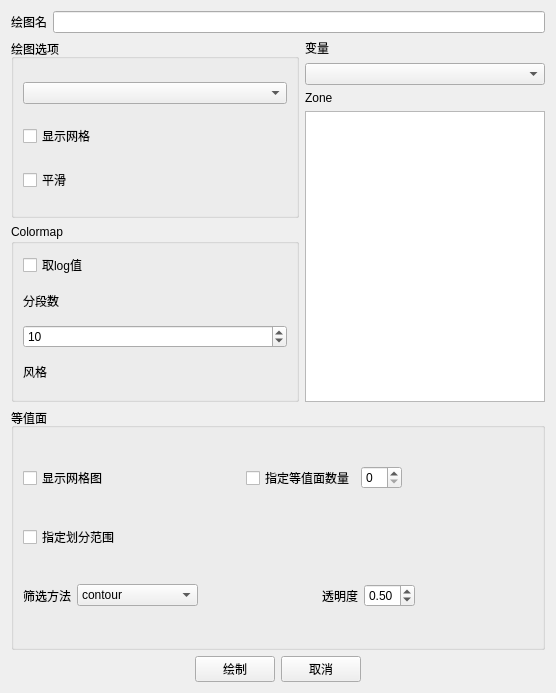
<?xml version="1.0" encoding="UTF-8"?>
<ui version="4.0">
 <class>Form</class>
 <widget class="QWidget" name="Form">
  <property name="geometry">
   <rect>
    <x>0</x>
    <y>0</y>
    <width>556</width>
    <height>693</height>
   </rect>
  </property>
  <property name="windowTitle">
   <string>Form</string>
  </property>
  <layout class="QVBoxLayout" name="verticalLayout_6" stretch="1,6,4,0">
   <item>
    <layout class="QHBoxLayout" name="horizontalLayout">
     <item>
      <widget class="QLabel" name="label">
       <property name="text">
        <string>绘图名</string>
       </property>
      </widget>
     </item>
     <item>
      <widget class="QLineEdit" name="text_plot_name"/>
     </item>
    </layout>
   </item>
   <item>
    <layout class="QHBoxLayout" name="horizontalLayout_4" stretch="6,5">
     <item>
      <layout class="QVBoxLayout" name="verticalLayout_5">
       <item>
        <widget class="QGroupBox" name="groupBox_2">
         <property name="title">
          <string>绘图选项</string>
         </property>
         <layout class="QVBoxLayout" name="verticalLayout_3">
          <item>
           <widget class="QComboBox" name="comboBox_style"/>
          </item>
          <item>
           <widget class="QCheckBox" name="checkBox_grid">
            <property name="text">
             <string>显示网格</string>
            </property>
           </widget>
          </item>
          <item>
           <widget class="QCheckBox" name="checkBox_smooth">
            <property name="text">
             <string>平滑</string>
            </property>
           </widget>
          </item>
         </layout>
        </widget>
       </item>
       <item>
        <widget class="QGroupBox" name="groupBox_3">
         <property name="title">
          <string>Colormap</string>
         </property>
         <layout class="QVBoxLayout" name="verticalLayout_4">
          <item>
           <widget class="QCheckBox" name="checkBox_log">
            <property name="text">
             <string>取log值</string>
            </property>
           </widget>
          </item>
          <item>
           <widget class="QLabel" name="label_6">
            <property name="text">
             <string>分段数</string>
            </property>
           </widget>
          </item>
          <item>
           <widget class="QSpinBox" name="spin_colormap">
            <property name="value">
             <number>10</number>
            </property>
           </widget>
          </item>
          <item>
           <widget class="QLabel" name="label_7">
            <property name="text">
             <string>风格</string>
            </property>
           </widget>
          </item>
         </layout>
        </widget>
       </item>
      </layout>
     </item>
     <item>
      <layout class="QVBoxLayout" name="verticalLayout_2">
       <item>
        <widget class="QLabel" name="label_3">
         <property name="text">
          <string>变量</string>
         </property>
        </widget>
       </item>
       <item>
        <widget class="QComboBox" name="comboBox_variable"/>
       </item>
       <item>
        <widget class="QLabel" name="label_5">
         <property name="text">
          <string>Zone</string>
         </property>
        </widget>
       </item>
       <item>
        <widget class="QColumnView" name="columnView"/>
       </item>
      </layout>
     </item>
    </layout>
   </item>
   <item>
    <widget class="QGroupBox" name="groupBox">
     <property name="title">
      <string>等值面</string>
     </property>
     <layout class="QVBoxLayout" name="verticalLayout">
      <item>
       <layout class="QHBoxLayout" name="horizontalLayout_3">
        <item>
         <widget class="QCheckBox" name="checkBox">
          <property name="text">
           <string>显示网格图</string>
          </property>
         </widget>
        </item>
        <item>
         <spacer name="horizontalSpacer_3">
          <property name="orientation">
           <enum>Qt::Horizontal</enum>
          </property>
          <property name="sizeType">
           <enum>QSizePolicy::Expanding</enum>
          </property>
          <property name="sizeHint" stdset="0">
           <size>
            <width>40</width>
            <height>20</height>
           </size>
          </property>
         </spacer>
        </item>
        <item>
         <widget class="QCheckBox" name="checkBox_2">
          <property name="text">
           <string>指定等值面数量</string>
          </property>
         </widget>
        </item>
        <item>
         <widget class="QSpinBox" name="spinBox"/>
        </item>
        <item>
         <spacer name="horizontalSpacer_5">
          <property name="orientation">
           <enum>Qt::Horizontal</enum>
          </property>
          <property name="sizeHint" stdset="0">
           <size>
            <width>40</width>
            <height>20</height>
           </size>
          </property>
         </spacer>
        </item>
       </layout>
      </item>
      <item>
       <widget class="QCheckBox" name="checkBox_3">
        <property name="text">
         <string>指定划分范围</string>
        </property>
       </widget>
      </item>
      <item>
       <layout class="QHBoxLayout" name="horizontalLayout_2">
        <item>
         <widget class="QLabel" name="label_2">
          <property name="text">
           <string>筛选方法</string>
          </property>
         </widget>
        </item>
        <item>
         <widget class="QComboBox" name="comboBox">
          <item>
           <property name="text">
            <string>contour</string>
           </property>
          </item>
          <item>
           <property name="text">
            <string>marching_cubes</string>
           </property>
          </item>
          <item>
           <property name="text">
            <string>flying_edges</string>
           </property>
          </item>
         </widget>
        </item>
        <item>
         <spacer name="horizontalSpacer_4">
          <property name="orientation">
           <enum>Qt::Horizontal</enum>
          </property>
          <property name="sizeType">
           <enum>QSizePolicy::Expanding</enum>
          </property>
          <property name="sizeHint" stdset="0">
           <size>
            <width>40</width>
            <height>20</height>
           </size>
          </property>
         </spacer>
        </item>
        <item>
         <widget class="QLabel" name="label_4">
          <property name="text">
           <string>透明度</string>
          </property>
         </widget>
        </item>
        <item>
         <widget class="QDoubleSpinBox" name="doubleSpinBox">
          <property name="maximum">
           <double>1.000000000000000</double>
          </property>
          <property name="singleStep">
           <double>0.100000000000000</double>
          </property>
          <property name="value">
           <double>0.500000000000000</double>
          </property>
         </widget>
        </item>
        <item>
         <spacer name="horizontalSpacer_6">
          <property name="orientation">
           <enum>Qt::Horizontal</enum>
          </property>
          <property name="sizeHint" stdset="0">
           <size>
            <width>40</width>
            <height>20</height>
           </size>
          </property>
         </spacer>
        </item>
       </layout>
      </item>
     </layout>
    </widget>
   </item>
   <item>
    <layout class="QHBoxLayout" name="horizontalLayout_5">
     <item>
      <spacer name="horizontalSpacer">
       <property name="orientation">
        <enum>Qt::Horizontal</enum>
       </property>
       <property name="sizeHint" stdset="0">
        <size>
         <width>40</width>
         <height>20</height>
        </size>
       </property>
      </spacer>
     </item>
     <item>
      <widget class="QPushButton" name="pushButton">
       <property name="text">
        <string>绘制</string>
       </property>
      </widget>
     </item>
     <item>
      <widget class="QPushButton" name="pushButton_2">
       <property name="text">
        <string>取消</string>
       </property>
      </widget>
     </item>
     <item>
      <spacer name="horizontalSpacer_2">
       <property name="orientation">
        <enum>Qt::Horizontal</enum>
       </property>
       <property name="sizeHint" stdset="0">
        <size>
         <width>40</width>
         <height>20</height>
        </size>
       </property>
      </spacer>
     </item>
    </layout>
   </item>
  </layout>
 </widget>
 <resources/>
 <connections/>
</ui>
